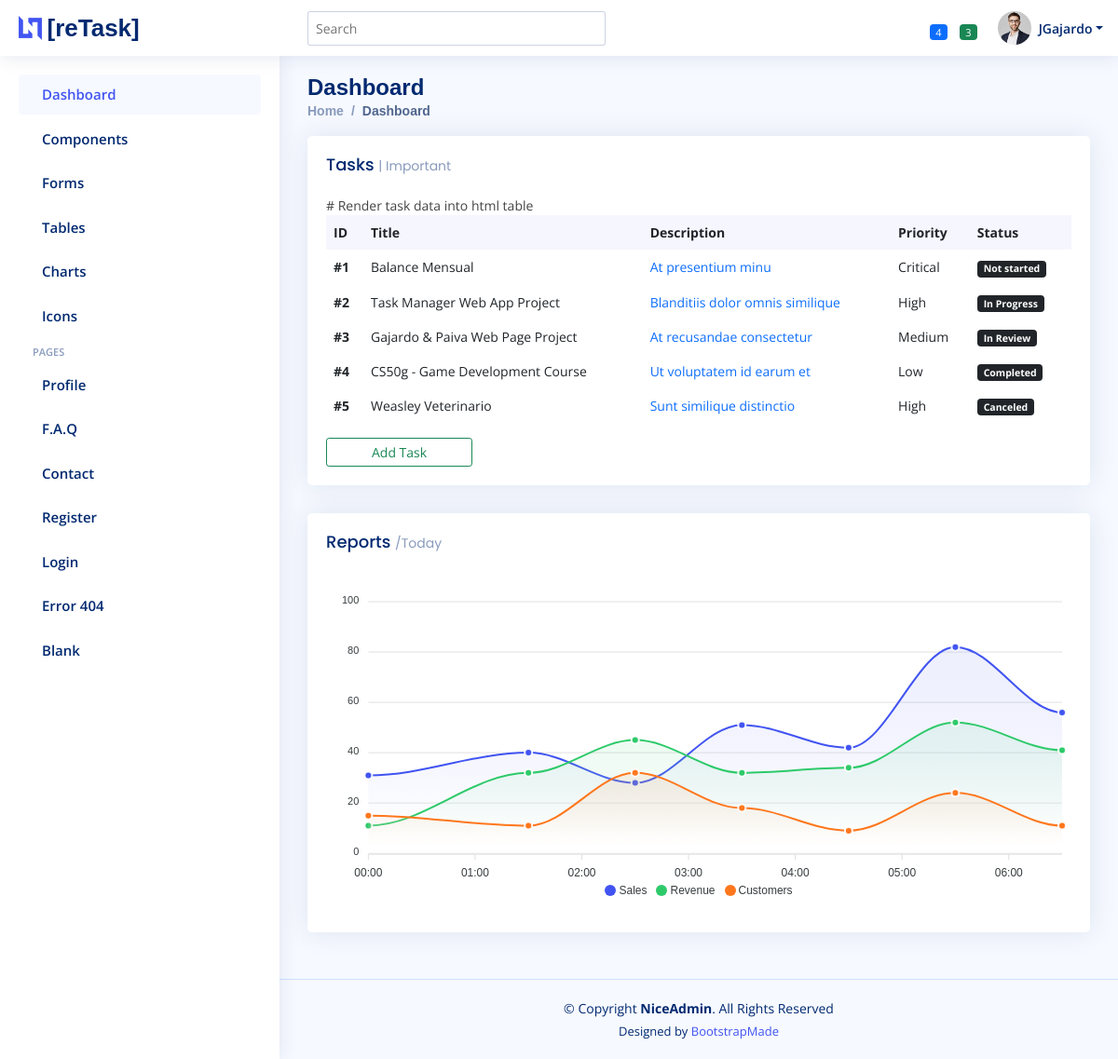
The page / on the database its author committed.
### main.py (models this page shows)
class Task(db.Model):  # Create Tasks Table Model
    __tablename__ = 'tasks'
    id = db.Column(db.Integer, primary_key=True)
    author_id = db.Column(db.Integer, db.ForeignKey('users.id'))
    author = db.relationship('User', back_populates='tasks')
    title = db.Column(db.Text, nullable=False)
    description = db.Column(db.String(30))
    priority = db.Column(db.String(30), nullable=False)
    status = db.Column(db.String(30), nullable=False)

### main.py (the view)
@app.route("/", methods=["GET", "POST"])
def home():
    all_tasks = db.session.query(Task).all()
    return render_template("index.html", tasks=all_tasks)

### templates/index.html (shortened to what this page needs)
{% extends "base.html" %}
{% block content %}
  <header id="header" class="header fixed-top d-flex align-items-center">
    <div class="d-flex align-items-center justify-content-between">
      <a href="index.html" class="logo d-flex align-items-center">
        <img src="{{ url_for('static', filename='img/logo.png') }}" alt="">
        <span class="d-none d-lg-block">[reTask]</span>
      </a>
    </div>
    <div class="search-bar">
      <form class="search-form d-flex align-items-center" method="POST" action="#">
        <input type="text" name="query" placeholder="Search" title="Enter search keyword">
      </form>
    </div>
    <nav class="header-nav ms-auto">
      <ul class="d-flex align-items-center">
        <li class="nav-item dropdown">
          <a class="nav-link nav-icon" href="#" data-bs-toggle="dropdown">
            <span class="badge bg-primary badge-number">4</span>
          </a>
        </li>
        <li class="nav-item dropdown">
          <a class="nav-link nav-icon" href="#" data-bs-toggle="dropdown">
            <span class="badge bg-success badge-number">3</span>
          </a>
        </li>
        <li class="nav-item dropdown pe-3">
          <a class="nav-link nav-profile d-flex align-items-center pe-0" href="#" data-bs-toggle="dropdown">
            <img src="{{ url_for('static', filename='img/profile-img.jpg') }}" alt="Profile" class="rounded-circle">
            <span class="d-none d-md-block dropdown-toggle ps-2">JGajardo</span>
          </a>
        </li>
      </ul>
    </nav>
  </header>
  <aside id="sidebar" class="sidebar">
    <ul class="sidebar-nav" id="sidebar-nav">
      <li class="nav-item">
        <a class="nav-link " href="index.html">
          <span>Dashboard</span>
        </a>
      </li>
      <li class="nav-item">
        <a class="nav-link collapsed" data-bs-target="#components-nav" data-bs-toggle="collapse" href="#">
          <span>Components</span>
        </a>
      </li>
      <li class="nav-item">
        <a class="nav-link collapsed" data-bs-target="#forms-nav" data-bs-toggle="collapse" href="#">
          <span>Forms</span>
        </a>
      </li>
      <li class="nav-item">
        <a class="nav-link collapsed" data-bs-target="#tables-nav" data-bs-toggle="collapse" href="#">
          <span>Tables</span>
        </a>
      </li>
      <li class="nav-item">
        <a class="nav-link collapsed" data-bs-target="#charts-nav" data-bs-toggle="collapse" href="#">
          <span>Charts</span>
        </a>
      </li>
      <li class="nav-item">
        <a class="nav-link collapsed" data-bs-target="#icons-nav" data-bs-toggle="collapse" href="#">
          <span>Icons</span>
        </a>
      </li>
      <li class="nav-heading">Pages</li>
      <li class="nav-item">
        <a class="nav-link collapsed" href="users-profile.html">
          <span>Profile</span>
        </a>
      </li>
      <li class="nav-item">
        <a class="nav-link collapsed" href="pages-faq.html">
          <span>F.A.Q</span>
        </a>
      </li>
      <li class="nav-item">
        <a class="nav-link collapsed" href="pages-contact.html">
          <span>Contact</span>
        </a>
      </li>
      <li class="nav-item">
        <a class="nav-link collapsed" href="pages-register.html">
          <span>Register</span>
        </a>
      </li>
      <li class="nav-item">
        <a class="nav-link collapsed" href="pages-login.html">
          <span>Login</span>
        </a>
      </li>
      <li class="nav-item">
        <a class="nav-link collapsed" href="pages-error-404.html">
          <span>Error 404</span>
        </a>
      </li>
      <li class="nav-item">
        <a class="nav-link collapsed" href="pages-blank.html">
          <span>Blank</span>
        </a>
      </li>
    </ul>
  </aside>
  <main id="main" class="main">
    <div class="pagetitle">
      <h1>Dashboard</h1>
      <nav>
        <ol class="breadcrumb">
          <li class="breadcrumb-item"><a href="index.html">Home</a></li>
          <li class="breadcrumb-item active">Dashboard</li>
        </ol>
      </nav>
    </div>
    <section class="section dashboard">
      <div class="row">
        <div class="col-12">
          <div class="card recent-sales overflow-auto">
            <div class="filter">
              <a class="icon" href="#" data-bs-toggle="dropdown"></a>
            </div>
            <div class="card-body">
              <h5 class="card-title">Tasks <span>| Important</span></h5>
              <table class="table table-borderless datatable">
                <thead>
                  <tr>
                    <th scope="col">ID</th>
                    <th scope="col">Title</th>
                    <th scope="col">Description</th>
                    <th scope="col">Priority</th>
                    <th scope="col">Status</th>
                  </tr>
                </thead>
                <tbody>
                  {% for task in tasks: %}
                  <tr>
                    <th scope="row">#{{ task.id }}</th>
                    <td>{{ task.title }}</td>
                    <td><a href="#" class="text-primary">{{ task.description }}</a></td>
                    <td>{{ task.priority }}</td>
                    <td><span class="badge bg-dark">{{ task.status }}</span></td>
                  </tr>
                  {% endfor %}
                </tbody>
              </table>
              <div>
                <button class="btn btn-outline-success btn-sm px-5" href="" type="button">Add Task</button>
              </div>
            </div>
          </div>
        </div>
        <div class="col-12">
          <div class="card">
            <div class="filter">
              <a class="icon" href="#" data-bs-toggle="dropdown"></a>
            </div>
            <div class="card-body">
              <h5 class="card-title">Reports <span>/Today</span></h5>
              <div id="reportsChart"></div>
            </div>
          </div>
        </div>
      </div>
    </section>
  </main>
  <footer id="footer" class="footer">
    <div class="copyright">
      &copy; Copyright <strong><span>NiceAdmin</span></strong>. All Rights Reserved
    </div>
    <div class="credits">
      Designed by <a href="https://bootstrapmade.com/">BootstrapMade</a>
    </div>
  </footer>
{% endblock %}

### templates/base.html (shortened to what this page needs)
<!DOCTYPE html>
<html lang="en">
<head>
  <link href="https://cdn.jsdelivr.net/npm/bootstrap@5.0.2/dist/css/bootstrap.min.css" rel="stylesheet">
  <link href="{{ url_for('static', filename='css/style.css')}}" rel="stylesheet">
</head>
<body>
  {% block content %}{% endblock %}
</body>
</html>

### static/css/style.css (style rules this page uses)
:root { scroll-behavior: smooth; }
body { font-family: "Open Sans", sans-serif; background: #f6f9ff; color: #444444; }
a { color: #4154f1; text-decoration: none; }
h1, h2, h3, h4, h5, h6 { font-family: "Nunito", sans-serif; }
#main { margin-top: 60px; padding: 20px 30px; transition: all 0.3s; }
.pagetitle { margin-bottom: 10px; }
.pagetitle h1 { font-size: 24px; margin-bottom: 0; font-weight: 600; color: #012970; }
.card { margin-bottom: 30px; border: none; border-radius: 5px; box-shadow: 0px 0 30px rgba(1, 41, 112, 0.1); }
.card-title { padding: 20px 0 15px 0; font-size: 18px; font-weight: 500; color: #012970; font-family: "Poppins", sans-serif; }
.card-title span { color: #899bbd; font-size: 14px; font-weight: 400; }
.card-body { padding: 0 20px 20px 20px; }
.breadcrumb { font-size: 14px; font-family: "Nunito", sans-serif; color: #899bbd; font-weight: 600; }
.breadcrumb a { color: #899bbd; transition: 0.3s; }
.breadcrumb .breadcrumb-item::before { color: #899bbd; }
.breadcrumb .active { color: #51678f; font-weight: 600; }
.logo { line-height: 1; }
@media (min-width: 1200px) { .logo { width: 280px; } }
.logo img { max-height: 26px; margin-right: 6px; }
.logo span { font-size: 26px; font-weight: 700; color: #012970; font-family: "Nunito", sans-serif; }
.header { transition: all 0.5s; z-index: 997; height: 60px; box-shadow: 0px 2px 20px rgba(1, 41, 112, 0.1); background-color: #fff; padding-left: 20px; }
.header .search-bar { min-width: 360px; padding: 0 20px; }
.header .search-form { width: 100%; }
.header .search-form input { border: 0; font-size: 14px; color: #012970; border: 1px solid rgba(1, 41, 112, 0.2); padding: 7px 38px 7px 8px; border-radius: 3px; transition: 0.3s; width: 100%; }
.header-nav ul { list-style: none; }
.header-nav > ul { margin: 0; padding: 0; }
.header-nav .nav-icon { font-size: 20px; color: #012970; }
.header-nav .nav-profile { color: #012970; }
.header-nav .nav-profile img { max-height: 36px; }
.header-nav .nav-profile span { font-size: 14px; font-weight: 600; }
.header-nav .badge-number { position: absolute; inset: 4px 6px auto auto; font-weight: normal; font-size: 11px; padding: 3px 6px; }
.sidebar { position: fixed; top: 60px; left: 0; bottom: 0; width: 300px; z-index: 996; transition: all 0.3s; padding: 20px; overflow-y: auto; scrollbar-width: thin; scrollbar-color: #aab7cf transparent; box-shadow: 0px 0px 20px rgba(1, 41, 112, 0.1); background-color: #fff; }
@media (min-width: 1200px) { #main, #footer { margin-left: 300px; } }
.sidebar-nav { padding: 0; margin: 0; list-style: none; }
.sidebar-nav li { padding: 0; margin: 0; list-style: none; }
.sidebar-nav .nav-item { margin-bottom: 5px; }
.sidebar-nav .nav-heading { font-size: 11px; text-transform: uppercase; color: #899bbd; font-weight: 600; margin: 10px 0 5px 15px; }
.sidebar-nav .nav-link { display: flex; align-items: center; font-size: 15px; font-weight: 600; color: #4154f1; transition: 0.3; background: #f6f9ff; padding: 10px 15px; border-radius: 4px; }
.sidebar-nav .nav-link.collapsed { color: #012970; background: #fff; }
.dashboard .filter { position: absolute; right: 0px; top: 15px; }
.dashboard .filter .icon { color: #aab7cf; padding-right: 20px; padding-bottom: 5px; transition: 0.3s; font-size: 16px; }
.dashboard .recent-sales { font-size: 14px; }
.dashboard .recent-sales .table thead { background: #f6f6fe; }
.dashboard .recent-sales .table thead th { border: 0; }
.footer { padding: 20px 0; font-size: 14px; transition: all 0.3s; border-top: 1px solid #cddfff; }
.footer .copyright { text-align: center; color: #012970; }
.footer .credits { padding-top: 5px; text-align: center; font-size: 13px; color: #012970; }

### rows shown on the page
Task: id "1", title "Balance Mensual", description "At presentium minu", priority "Critical", status "Not started"
Task: id "2", title "Task Manager Web App Project", description "Blanditiis dolor omnis similique", priority "High", status "In Progress"
Task: id "3", title "Gajardo & Paiva Web Page Project", description "At recusandae consectetur", priority "Medium", status "In Review"
Task: id "4", title "CS50g - Game Development Course", description "Ut voluptatem id earum et", priority "Low", status "Completed"
Task: id "5", title "Weasley Veterinario", description "Sunt similique distinctio", priority "High", status "Canceled"
